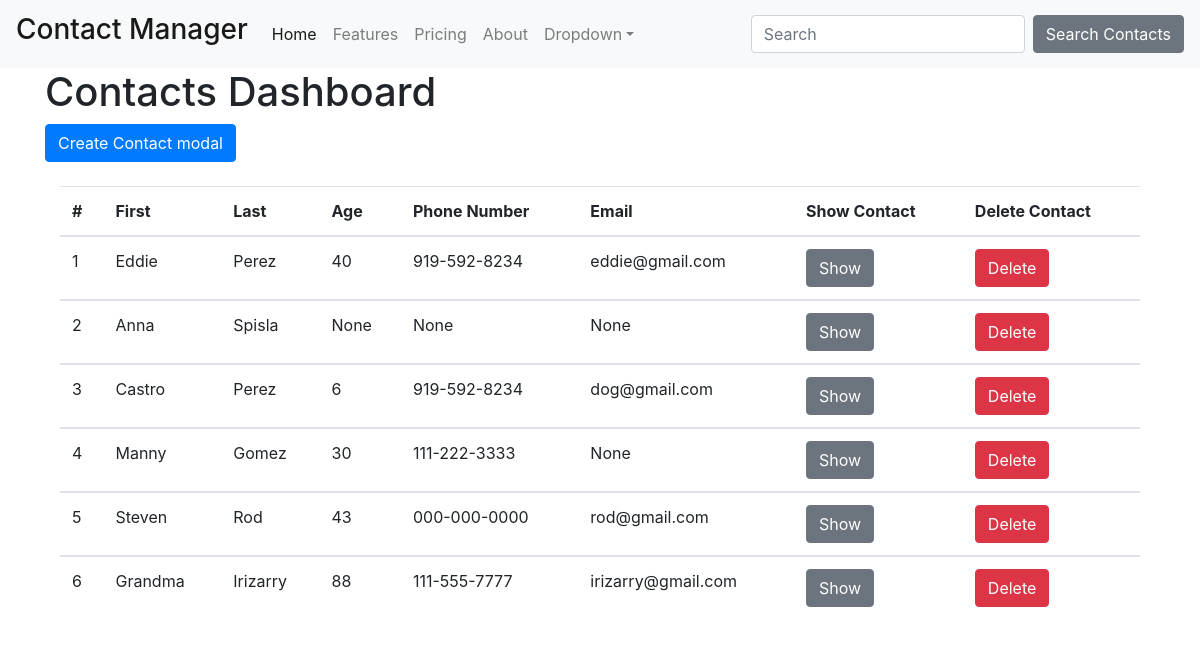
The page / on the database its author committed.
### server.py (models this page shows, shortened)
class Contact(db.Model):
    id = db.Column(db.Integer, primary_key=True)
    fname = db.Column(db.String(100))
    lname = db.Column(db.String(100))
    age = db.Column(db.Integer)
    email = db.Column(db.String(100))
    phone = db.Column(db.String(100))
    description = db.Column(db.Text)
    created_timestamp = db.Column(db.DateTime, default=datetime.datetime.now)
    modified_timestamp = db.Column(
        db.DateTime,
        default=datetime.datetime.now,
        onupdate=datetime.datetime.now)

### server.py (the view, shortened to what this page needs)
@app.route('/', methods = ["GET", "POST"])
def index():
    contacts = Contact.query.all()
    return render_template("index.html", contacts=contacts)

### templates/index.html (shortened to what this page needs)
<!DOCTYPE html>
<html lang="en">
<head>
    <link rel="stylesheet" href="https://stackpath.bootstrapcdn.com/bootstrap/4.3.1/css/bootstrap.min.css">
</head>
<body>
    <nav class="navbar navbar-expand-lg navbar-light bg-light">
        <a class="navbar-brand" href="#"><h3>Contact Manager</h3></a>
        <div class="collapse navbar-collapse" id="navbarColor03">
          <ul class="navbar-nav mr-auto">
            <li class="nav-item active">
              <a class="nav-link" href="#">Home
              </a>
            </li>
            <li class="nav-item">
              <a class="nav-link" href="#">Features</a>
            </li>
            <li class="nav-item">
              <a class="nav-link" href="#">Pricing</a>
            </li>
            <li class="nav-item">
              <a class="nav-link" href="#">About</a>
            </li>
            <li class="nav-item dropdown">
              <a class="nav-link dropdown-toggle" data-toggle="dropdown" href="#" role="button" aria-haspopup="true" aria-expanded="false">Dropdown</a>
            </li>
          </ul>
          <form class="form-inline my-2 my-lg-0">
            <input class="form-control mr-sm-2" type="text" placeholder="Search">
            <button class="btn btn-secondary my-2 my-sm-0" type="submit">Search Contacts</button>
          </form>
        </div>
      </nav>
      <div class="container">
        <div class="row justify-content-center">
            <div class="col">
              <h1>Contacts Dashboard</h1><button type="button" class="btn btn-primary" data-toggle="modal" data-target=".bd-example-modal-xl">Create Contact modal</button>
              <br>
              <br>
              <div class="col">
                  <div class="table-container">
                    <table class="table">
                        <thead>
                          <tr>
                            <th scope="col">#</th>
                            <th scope="col">First</th>
                            <th scope="col">Last</th>
                            <th scope="col">Age</th>
                            <th scope="col">Phone Number</th>
                            <th scope="col">Email</th>
                            <th scope="col">Show Contact</th>
                            <th scope="col">Delete Contact</th>
                          </tr>
                        </thead>
                        {% for contact in contacts%}
                        <tbody>
                          <tr>
                            <td>{{contact.id}}</td>
                            <td>{{contact.fname}}</td>
                            <td>{{contact.lname}}</td>
                            <td>{{contact.age}}</td>
                            <td>{{contact.phone}}</td>
                            <td>{{contact.email}}</td>
                            <td><a href=""><button type="button" class="btn btn-secondary">Show</button></a></td>
                            <td><a href=""><button type="button" class="btn btn-danger">Delete</button></a></td>
                          </tr>
                          {% endfor %}
                        </tbody>
                      </table>
                  </div>
              </div>
            </div>
        </div>
</body>
</html>

### rows shown on the page
Contact: id "1", fname "Eddie", lname "Perez", age "40", phone "919-592-8234", email "eddie@gmail.com"
Contact: id "2", fname "Anna", lname "Spisla", age "None", phone "None", email "None"
Contact: id "3", fname "Castro", lname "Perez", age "6", phone "919-592-8234", email "dog@gmail.com"
Contact: id "4", fname "Manny", lname "Gomez", age "30", phone "111-222-3333", email "None"
Contact: id "5", fname "Steven", lname "Rod", age "43", phone "000-000-0000", email "rod@gmail.com"
Contact: id "6", fname "Grandma", lname "Irizarry", age "88", phone "111-555-7777", email "irizarry@gmail.com"
